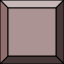

A level layout from a 2D game, rendered from its tile map. Below: a short description, then the map file with its tile-grid data intact:
An orthogonal 1x1 tile map with 64x64 px tiles, 1 tile layer (Tile Layer 1), 4 tilesets.

<map version="1.0" tiledversion="1.1.2" orientation="orthogonal" renderorder="right-down" width="1" height="1" tilewidth="64" tileheight="64" infinite="0" nextobjectid="1">
 <tileset firstgid="1" source="Buildings2.tsx" />
 <tileset firstgid="65" source="Road.tsx" />
 <tileset firstgid="129" source="Park.tsx" />
 <tileset firstgid="193" source="WorldTiles.tsx" />
 <layer name="Tile Layer 1" width="1" height="1">
  <data encoding="csv">
33
</data>
 </layer>
</map>
